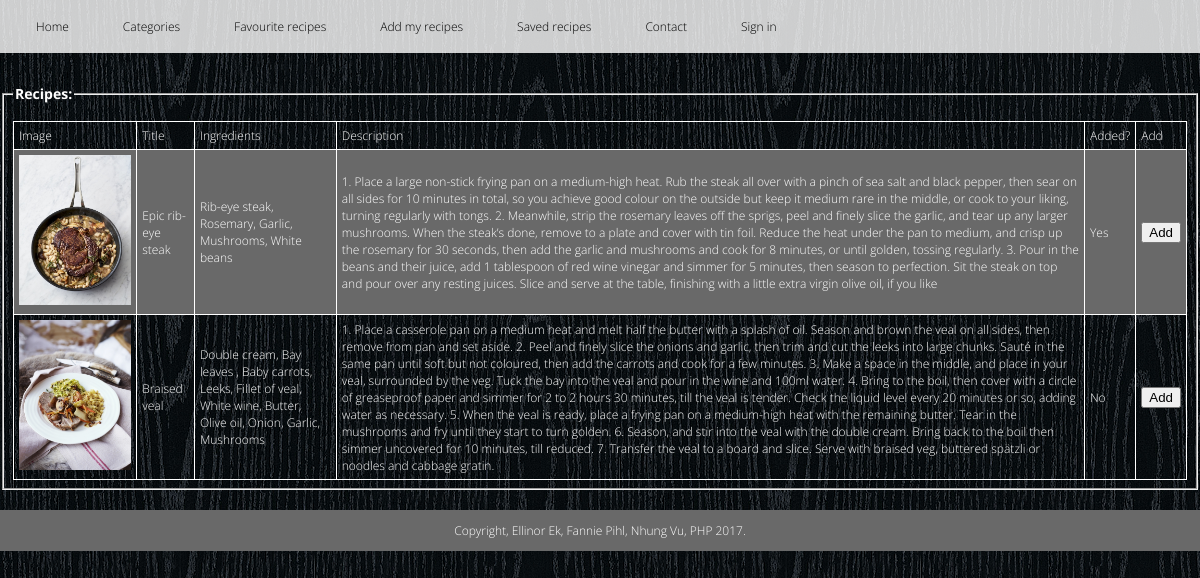
The page /listrecipes.php?catid=3 on the database its author committed.
### tables this page shows
CREATE TABLE `recipe` (
  `recipeid` int(11) NOT NULL,
  `title` varchar(255) NOT NULL,
  `description` text NOT NULL,
  `ingredients` text NOT NULL,
  `catid` int(11) NOT NULL,
  `image` varchar(255) NOT NULL,
  `userid` int(11) NOT NULL,
  `onloan` tinyint(1) NOT NULL
);

### listrecipes.php (the view, shortened to what this page needs)
<?php include("header.php") ?>
<?php include("config.php") ?>
<body>
</body>
<main class="field">
			<fieldset><legend><h3>Recipes:</h3></legend>
       		<?php
        	$catid = trim($_GET['catid']);
                @ $db = new mysqli($dbserver, $dbuser, $dbpass, $dbname);
				$query = "SELECT recipe.recipeid, recipe.title, recipe.description, recipe.onloan, recipe.image, GROUP_CONCAT(ingredients.name) as als FROM recipe, recing, ingredients WHERE recipe.catid=? AND recipe.recipeid = recing.recipeid AND recing.ingredientsid = ingredients.ingredientsid GROUP BY recipe.recipeid";
				$stmt = $db->prepare($query);
				$stmt->bind_param('i', $catid);
			    $stmt->bind_result($recipeid, $title, $description, $onloan, $image, $grouped_ing);
			    $stmt->execute();
			echo '<table id="t01" style="width:100%" >';
		    echo '<tr><b><td>Image</td><b> <td>Title</td> <td>Ingredients</td> <td>Description</td> <td>Added?</td> </b> <td>Add</td> </b></tr>';
		    while ($stmt->fetch()) {
		        if($onloan==0)
		            $onloan="No";
		        else $onloan="Yes";
		       	$grouped_ing = str_replace(",", ", ", $grouped_ing);
		        echo "<tr>";
		        echo "<td> <img src='uploadedfiles/$image' style='max-height:150px;max-width:150px'</img> </td><td> $title </td><td> $grouped_ing </td> <td> $description </td><td> $onloan </td>";
		        echo '<td><a href="add.php?recipeid=' . urlencode($recipeid) . '"><input type="submit" value="Add"></input></a></td>';
		        echo "</tr>";
	   		}
	    	echo "</table>";
	    	?>
	    	</fieldset>
</main>
<?php include("footer.php") ?>

### main.css (style rules this page uses)
body { margin: 0 auto; background-image: url(img/wood.png); font-family: Open Sans; font-weight: 300; font-size: 12px; color: white; }
a { text-decoration: none; color: black; }
table, th, td { border: 1px solid white; border-collapse: collapse; }
th, td { padding: 5px; }
table { border-spacing: 5px; }
table#t01 tr:nth-child(even) { background-color: #696969; }
main.field { margin-top: 70px; }
a { text-decoration: none; color: white; }

### rows shown on the page
recipe: image (picture), title "Epic rib-eye steak", grouped_ing "Rib-eye steak, Rosemary, Garlic, Mushrooms, White beans", description "1. Place a large non-stick frying pan on a medium-high heat. Rub the steak all over with a pinch of sea salt and black pepper, then sear on all sides for 10 minutes in total, so you achieve good colour on the outside but keep it medium rare in the middle, or cook to your liking, turning regularly with tongs. 2. Meanwhile, strip the rosemary leaves off the sprigs, peel and finely slice the garlic, and tear up any larger mushrooms. When the steak’s done, remove to a plate and cover with tin foil. Reduce the heat under the pan to medium, and crisp up the rosemary for 30 seconds, then add the garlic and mushrooms and cook for 8 minutes, or until golden, tossing regularly. 3. Pour in the beans…", onloan "Yes"
recipe: image (picture), title "Braised veal", grouped_ing "Double cream, Bay leaves , Baby carrots, Leeks, Fillet of veal, White wine, Butter, Olive oil, Onion, Garlic, Mushrooms", description "1. Place a casserole pan on a medium heat and melt half the butter with a splash of oil. Season and brown the veal on all sides, then remove from pan and set aside. 2. Peel and finely slice the onions and garlic, then trim and cut the leeks into large chunks. Sauté in the same pan until soft but not coloured, then add the carrots and cook for a few minutes. 3. Make a space in the middle, and place in your veal, surrounded by the veg. Tuck the bay into the veal and pour in the wine and 100ml water. 4. Bring to the boil, then cover with a circle of greaseproof paper and simmer for 2 to 2 hours 30 minutes, till the veal is tender. Check the liquid level every 20 minutes or so, adding water as…", onloan "No"
